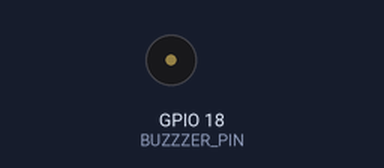
This sketch was run on a simulated ESP32. On the bench: buzzer (waves = sounding).

Above: at 0.8 s.
At 2.75 s:
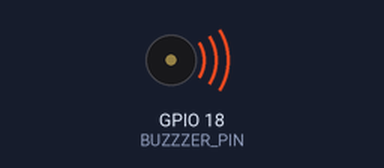
Timing chart, 0 to 3.0 s (numbered marks = the images above):
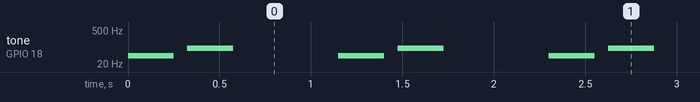

The sketch:

Sound.ino
```cpp
/*
 * This ESP32 code is created by esp32io.com
 *
 * This ESP32 code is released in the public domain
 *
 * For more detail (instruction and wiring diagram), visit https://esp32io.com/tutorials/esp32-piezo-buzzer
 */

#include "pitches.h"
const int BUZZZER_PIN = 18; // GIOP18 pin connected to piezo buzzer

// notes in the melody:
int melody[] = {
  NOTE_F1,NOTE_F2
};

// note durations: 4 = quarter note, 8 = eighth note, etc, also called tempo:
int noteDurations[] = {
  4,4
};

void setup() {
  // // iterate over the notes of the melody:
  // int size = sizeof(noteDurations) / sizeof(int);

  // for (int thisNote = 0; thisNote < size; thisNote++) {

  //   // to calculate the note duration, take one second divided by the note type.
  //   //e.g. quarter note = 1000 / 4, eighth note = 1000/8, etc.
  //   int noteDuration = 1000 / noteDurations[thisNote];
  //   tone(BUZZZER_PIN, melody[thisNote], noteDuration);

  //   // to distinguish the notes, set a minimum time between them.
  //   // the note's duration + 30% seems to work well:
  //   int pauseBetweenNotes = noteDuration * 1.30;
  //   delay(pauseBetweenNotes);
  //   // stop the tone playing:
  //   noTone(BUZZZER_PIN);
  // }
}

void loop() {
  // iterate over the notes of the melody:
  int size = sizeof(noteDurations) / sizeof(int);

  for (int thisNote = 0; thisNote < size; thisNote++) {

    // to calculate the note duration, take one second divided by the note type.
    //e.g. quarter note = 1000 / 4, eighth note = 1000/8, etc.
    int noteDuration = 1000 / noteDurations[thisNote];
    tone(BUZZZER_PIN, melody[thisNote], noteDuration);

    // to distinguish the notes, set a minimum time between them.
    // the note's duration + 30% seems to work well:
    int pauseBetweenNotes = noteDuration * 1.30;
    delay(pauseBetweenNotes);
    // stop the tone playing:
    noTone(BUZZZER_PIN);
  }
  delay(500);

}
```

Pitches.h
```cpp
#define NOTE_B0  31
#define NOTE_C1  33
#define NOTE_CS1 35
#define NOTE_D1  37
#define NOTE_DS1 39
#define NOTE_E1  41
#define NOTE_F1  44
#define NOTE_FS1 46
#define NOTE_G1  49
#define NOTE_GS1 52
#define NOTE_A1  55
#define NOTE_AS1 58
#define NOTE_B1  62
#define NOTE_C2  65
#define NOTE_CS2 69
#define NOTE_D2  73
#define NOTE_DS2 78
#define NOTE_E2  82
#define NOTE_F2  87
#define NOTE_FS2 93
#define NOTE_G2  98
#define NOTE_GS2 104
#define NOTE_A2  110
#define NOTE_AS2 117
#define NOTE_B2  123
#define NOTE_C3  131
#define NOTE_CS3 139
#define NOTE_D3  147
#define NOTE_DS3 156
#define NOTE_E3  165
#define NOTE_F3  175
#define NOTE_FS3 185
#define NOTE_G3  196
#define NOTE_GS3 208
#define NOTE_A3  220
#define NOTE_AS3 233
#define NOTE_B3  247
#define NOTE_C4  262
#define NOTE_CS4 277
#define NOTE_D4  294
#define NOTE_DS4 311
#define NOTE_E4  330
#define NOTE_F4  349
#define NOTE_FS4 370
#define NOTE_G4  392
#define NOTE_GS4 415
#define NOTE_A4  440
#define NOTE_AS4 466
#define NOTE_B4  494
#define NOTE_C5  523
#define NOTE_CS5 554
#define NOTE_D5  587
#define NOTE_DS5 622
#define NOTE_E5  659
#define NOTE_F5  698
#define NOTE_FS5 740
#define NOTE_G5  784
#define NOTE_GS5 831
#define NOTE_A5  880
#define NOTE_AS5 932
#define NOTE_B5  988
#define NOTE_C6  1047
#define NOTE_CS6 1109
#define NOTE_D6  1175
#define NOTE_DS6 1245
#define NOTE_E6  1319
#define NOTE_F6  1397
#define NOTE_FS6 1480
#define NOTE_G6  1568
#define NOTE_GS6 1661
#define NOTE_A6  1760
#define NOTE_AS6 1865
#define NOTE_B6  1976
#define NOTE_C7  2093
#define NOTE_CS7 2217
#define NOTE_D7  2349
#define NOTE_DS7 2489
#define NOTE_E7  2637
#define NOTE_F7  2794
#define NOTE_FS7 2960
#define NOTE_G7  3136
#define NOTE_GS7 3322
#define NOTE_A7  3520
#define NOTE_AS7 3729
#define NOTE_B7  3951
#define NOTE_C8  4186
#define NOTE_CS8 4435
#define NOTE_D8  4699
#define NOTE_DS8 4978
```

Measured:
- by itself, tone on GPIO 18 (BUZZZER_PIN): repeats every 1.2 s: silent 0.08 s, 87 Hz 0.25 s, silent 0.58 s, 44 Hz 0.25 s
